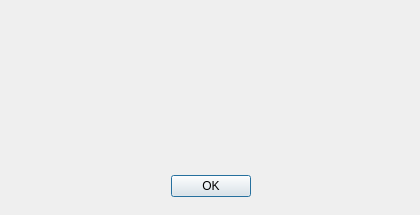
<?xml version="1.0" encoding="UTF-8"?>
<ui version="4.0">
 <class>AboutDialog</class>
 <widget class="QDialog" name="AboutDialog">
  <property name="geometry">
   <rect>
    <x>0</x>
    <y>0</y>
    <width>420</width>
    <height>215</height>
   </rect>
  </property>
  <property name="windowTitle">
   <string/>
  </property>
  <property name="autoFillBackground">
   <bool>true</bool>
  </property>
  <property name="locale">
   <locale language="English" country="Germany"/>
  </property>
  <property name="modal">
   <bool>true</bool>
  </property>
  <widget class="QDialogButtonBox" name="buttonBox">
   <property name="geometry">
    <rect>
     <x>40</x>
     <y>170</y>
     <width>341</width>
     <height>32</height>
    </rect>
   </property>
   <property name="orientation">
    <enum>Qt::Orientation::Horizontal</enum>
   </property>
   <property name="standardButtons">
    <set>QDialogButtonBox::StandardButton::Ok</set>
   </property>
   <property name="centerButtons">
    <bool>true</bool>
   </property>
  </widget>
  <widget class="QLabel" name="lbl_graphics">
   <property name="geometry">
    <rect>
     <x>10</x>
     <y>10</y>
     <width>111</width>
     <height>121</height>
    </rect>
   </property>
   <property name="autoFillBackground">
    <bool>true</bool>
   </property>
   <property name="text">
    <string/>
   </property>
   <property name="pixmap">
    <pixmap resource="resources.qrc">:/png/assets/Journal.png</pixmap>
   </property>
   <property name="scaledContents">
    <bool>true</bool>
   </property>
  </widget>
  <widget class="QLabel" name="lbl_text1">
   <property name="geometry">
    <rect>
     <x>140</x>
     <y>10</y>
     <width>261</width>
     <height>151</height>
    </rect>
   </property>
   <property name="text">
    <string/>
   </property>
   <property name="alignment">
    <set>Qt::AlignmentFlag::AlignCenter</set>
   </property>
   <property name="wordWrap">
    <bool>true</bool>
   </property>
  </widget>
 </widget>
 <resources>
  <include location="resources.qrc"/>
 </resources>
 <connections>
  <connection>
   <sender>buttonBox</sender>
   <signal>accepted()</signal>
   <receiver>AboutDialog</receiver>
   <slot>accept()</slot>
   <hints>
    <hint type="sourcelabel">
     <x>248</x>
     <y>254</y>
    </hint>
    <hint type="destinationlabel">
     <x>157</x>
     <y>274</y>
    </hint>
   </hints>
  </connection>
  <connection>
   <sender>buttonBox</sender>
   <signal>rejected()</signal>
   <receiver>AboutDialog</receiver>
   <slot>reject()</slot>
   <hints>
    <hint type="sourcelabel">
     <x>316</x>
     <y>260</y>
    </hint>
    <hint type="destinationlabel">
     <x>286</x>
     <y>274</y>
    </hint>
   </hints>
  </connection>
 </connections>
</ui>
